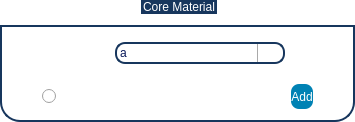
                <widget class="QGroupBox" name="gb_core_material">
                 <property name="maximumSize">
                  <size>
                   <width>450</width>
                   <height>250</height>
                  </size>
                 </property>
                 <property name="styleSheet">
                  <string notr="true">/*{font: 14pt &quot;Ubuntu&quot;;
color: rgb(255, 255, 255);
	background-color: rgba(255, 255, 255,20);
}*/

QGroupBox  {
	background-color: rgba(255, 255, 255,70);
	font: 14pt &quot;Ubuntu&quot;;
    border: 2px solid;
    border-color: #FF17365D;
    margin-top: 25px;
    border-bottom-left-radius: 20px;
	border-bottom-right-radius: 20px;
}

QGroupBox::title  {
    subcontrol-origin: margin;
    subcontrol-position: top center;
    padding: 5px 8000px 5px 8000px;
    background-color: #FF17365D;
    color: rgb(255, 255, 255);
}

</string>
                 </property>
                 <property name="title">
                  <string>Core Material</string>
                 </property>
                 <layout class="QGridLayout" name="gridLayout_8">
                  <property name="leftMargin">
                   <number>40</number>
                  </property>
                  <property name="topMargin">
                   <number>15</number>
                  </property>
                  <property name="rightMargin">
                   <number>40</number>
                  </property>
                  <property name="verticalSpacing">
                   <number>20</number>
                  </property>
                  <item row="0" column="0">
                   <widget class="QLabel" name="label_28">
                    <property name="styleSheet">
                     <string notr="true">font: 14pt &quot;Ubuntu&quot;;</string>
                    </property>
                    <property name="text">
                     <string>&lt;html&gt;&lt;head/&gt;&lt;body&gt;&lt;p&gt;&lt;span style=&quot; color:#ffffff;&quot;&gt;Material:&lt;/span&gt;&lt;/p&gt;&lt;/body&gt;&lt;/html&gt;</string>
                    </property>
                   </widget>
                  </item>
                  <item row="2" column="0">
                   <widget class="QRadioButton" name="custom_btn">
                    <property name="styleSheet">
                     <string notr="true">font: 700 12pt &quot;Ubuntu&quot;;
color: rgb(255, 255, 255);
</string>
                    </property>
                    <property name="text">
                     <string>Custom</string>
                    </property>
                   </widget>
                  </item>
                  <item row="0" column="1">
                   <widget class="QComboBox" name="cbox_core_material">
                    <property name="minimumSize">
                     <size>
                      <width>170</width>
                      <height>0</height>
                     </size>
                    </property>
                    <property name="styleSheet">
                     <string notr="true">QComboBox::drop-down {
    width: 25;
    border-left-width: 1px;
    border-left-color: darkgray;
    border-left-style: solid; /* just a single line */
    border-top-right-radius: 3px; /* same radius as the QComboBox */
    border-bottom-right-radius: 3px;
}

QComboBox
{
 padding: 1px 18px 1px 3px;
color: rgb(10, 25, 90);
font: 700 12pt &quot;Ubuntu&quot;;
 border: 2px solid;
border-color: #FF17365D;
background-color: rgba(255, 255, 255,210);
border-radius:10px;
}
QComboBox::down-arrow { /* shift the arrow when popup is open */
    top: 1px;
	image: url(:/icons/icons/arrow-down.png);
    left: 1px;
}</string>
                    </property>
                    <item>
                     <property name="text">
                      <string>a</string>
                     </property>
                    </item>
                    <item>
                     <property name="text">
                      <string>b</string>
                     </property>
                    </item>
                    <item>
                     <property name="text">
                      <string>c</string>
                     </property>
                    </item>
                    <item>
                     <property name="text">
                      <string>d</string>
                     </property>
                    </item>
                    <item>
                     <property name="text">
                      <string>e</string>
                     </property>
                    </item>
                   </widget>
                  </item>
                  <item row="2" column="2">
                   <widget class="QPushButton" name="btn_add_mat_core">
                    <property name="minimumSize">
                     <size>
                      <width>0</width>
                      <height>25</height>
                     </size>
                    </property>
                    <property name="maximumSize">
                     <size>
                      <width>130</width>
                      <height>16777215</height>
                     </size>
                    </property>
                    <property name="styleSheet">
                     <string notr="true">QPushButton{
	font: 400 11pt &quot;Ubuntu&quot;;
	color: rgb(255, 255,255);
	background-color: rgb(0, 130, 180);
	border-color: rgb(0, 100, 130);
	border-width: 2px;
	border-radius:8px;
}

QPushButton:hover{
	background-color: rgb(00, 140, 70);
	border-color: rgb(0, 120, 40);
	width: 40;
	height: 35;
}</string>
                    </property>
                    <property name="text">
                     <string>Add</string>
                    </property>
                   </widget>
                  </item>
                 </layout>
                </widget>
